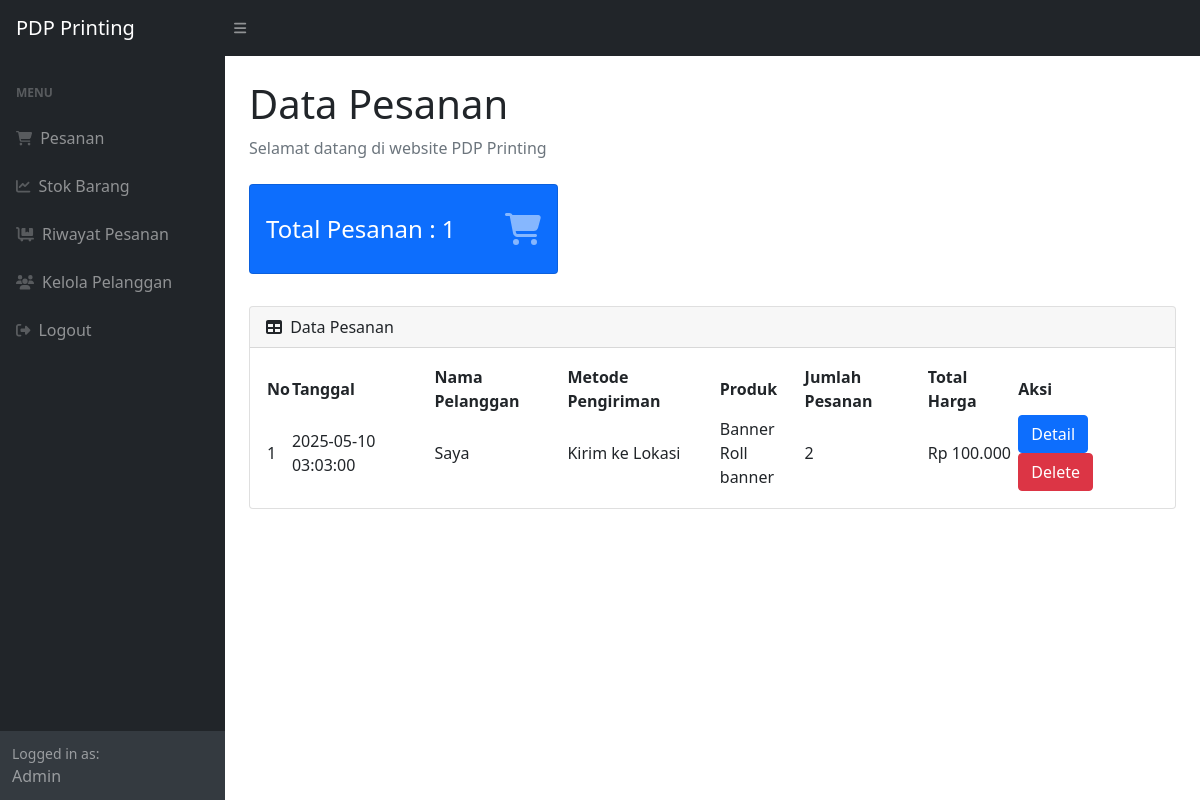
The app's page /Admin/index.php (signed in) with its own data.
### tables this page shows
CREATE TABLE `pesanan` (
  `tgl_pesan` timestamp NOT NULL DEFAULT current_timestamp() ON UPDATE current_timestamp(),
  `nama_pengguna` varchar(50) NOT NULL,
  `idproduk` varchar(20) NOT NULL,
  `jumlah_pesanan` int(11) NOT NULL,
  `metode_pengiriman` enum('Ambil di Tempat','Kirim ke Lokasi') NOT NULL,
  `file` varchar(255) NOT NULL COMMENT 'Stores the uploaded file path	',
  `pesan` text NOT NULL
);

CREATE TABLE `product` (
  `idproduk` varchar(20) NOT NULL,
  `nama_produk` varchar(50) NOT NULL,
  `jenis` varchar(50) NOT NULL,
  `deskripsi` text NOT NULL,
  `ukuran` varchar(50) NOT NULL,
  `harga` int(12) NOT NULL DEFAULT 0
);

### Admin/index.php (the view, shortened to what this page needs)
<?php
require 'cek.php';
$h1 = mysqli_query($c, "SELECT p.*, pr.nama_produk, pr.jenis, pr.ukuran, pr.harga, pl.maps
                       FROM pesanan p
                       JOIN product pr ON p.idproduk = pr.idproduk
                       LEFT JOIN pelanggan pl ON p.nama_pengguna = pl.nama_pengguna");
$h2 = mysqli_num_rows($h1);
?>
<!DOCTYPE html>
<html lang="en">
<head>
    <link href="https://cdn.jsdelivr.net/npm/simple-datatables@latest/dist/style.css" rel="stylesheet" />
    <link href="css/styles.css" rel="stylesheet" />
</head>
<body class="sb-nav-fixed">
    <nav class="sb-topnav navbar navbar-expand navbar-dark bg-dark">
        <a class="navbar-brand ps-3" href="index.php">PDP Printing</a>
        <button class="btn btn-link btn-sm order-1 order-lg-0 me-4 me-lg-0" id="sidebarToggle" href="#!"><i class="fas fa-bars"></i></button>
    </nav>
    <div id="layoutSidenav">
        <div id="layoutSidenav_nav">
            <nav class="sb-sidenav accordion sb-sidenav-dark" id="sidenavAccordion">
                <div class="sb-sidenav-menu">
                    <div class="nav">
                        <div class="sb-sidenav-menu-heading">MENU</div>
                        <a class="nav-link" href="index.php">
                            <div class="sb-nav-link-icon"><i class="fas fa-shopping-cart"></i></div>
                            Pesanan
                        </a>
                        <a class="nav-link" href="stock.php">
                            <div class="sb-nav-link-icon"><i class="fas fa-chart-line"></i></div>
                            Stok Barang
                        </a>
                        <a class="nav-link" href="masuk.php">
                            <div class="sb-nav-link-icon"><i class="fas fa-dolly-flatbed"></i></div>
                            Riwayat Pesanan
                        </a>
                        <a class="nav-link" href="pelanggan.php">
                            <div class="sb-nav-link-icon"><i class="fas fa-users"></i></div>
                            Kelola Pelanggan
                        </a>
                        <a class="nav-link" href="logout.php">
                            <div class="sb-nav-link-icon"><i class="fas fa-sign-out-alt"></i></div>
                            Logout
                        </a>
                    </div>
                </div>
                <div class="sb-sidenav-footer">
                    <div class="small">Logged in as:</div>
                    Admin
                </div>
            </nav>
        </div>
        <div id="layoutSidenav_content">
            <main>
                <div class="container-fluid px-4">
                    <h1 class="mt-4">Data Pesanan</h1>
                    <ol class="breadcrumb mb-4">
                        <li class="breadcrumb-item active">Selamat datang di website PDP Printing</li>
                    </ol>
                    <div class="col-xl-4 col-md-6" style="margin-bottom: 2rem;">
                        <div class="card bg-primary text-white" style="padding: 12px 0;">
                            <div class="card-body d-flex align-items-center justify-content-between">
                                <div>
                                    <h4 class="mb-0">Total Pesanan : <?= $h2; ?></h4>
                                </div>
                                <i class="fas fa-shopping-cart fa-2x text-white-50"></i>
                            </div>
                        </div>
                    </div>
                    <div class="card mb-4">
                        <div class="card-header">
                            <i class="fas fa-table me-1"></i>
                            Data Pesanan
                        </div>
                        <div class="card-body">
                            <table id="datatablesSimple">
                                <thead>
                                    <tr>
                                        <th>No</th>
                                        <th>Tanggal</th>
                                        <th>Nama Pelanggan</th>
                                        <th>Metode Pengiriman</th>
                                        <th>Produk</th>
                                        <th>Jumlah Pesanan</th>
                                        <th>Total Harga</th>
                                        <th>Aksi</th>
                                    </tr>
                                </thead>
                                <tbody>
                                    <?php
                                    $counter = 1;
                                    while ($row = mysqli_fetch_assoc($h1)) {
                                        $totalHarga = $row['harga'] * $row['jumlah_pesanan'];
                                    ?>
                                        <tr>
                                            <td><?= $counter++; ?></td>
                                            <td><?= $row['tgl_pesan'] ?></td>
                                            <td><?= $row['nama_pengguna'] ?></td>
                                            <td><?= $row['metode_pengiriman'] ?></td>
                                            <td>
                                                <?= $row['nama_produk'] ?> <br>
                                                <?= $row['jenis'] ?>
                                            </td>
                                            <td><?= $row['jumlah_pesanan'] ?></td>
                                            <td>Rp <?= number_format($totalHarga, 0, ',', '.') ?></td>
                                            <td>
                                                <button type="button" class="btn btn-primary" data-bs-toggle="modal" data-bs-target="#detail<?= $counter; ?>">
                                                    Detail
                                                </button>
                                                <button type="button" class="btn btn-danger" data-bs-toggle="modal" data-bs-target="#delete<?= $counter; ?>">
                                                    Delete
                                                </button>
                                            </td>
                                        </tr>
                                    <?php } ?>
                                </tbody>
                            </table>
                        </div>
                    </div>
                </div>
            </main>
        </div>
    </div>
</body>
</html>

### records on screen
pesanan: tgl_pesan "2025-05-10 03:03:00", nama_pengguna "Saya", metode_pengiriman "Kirim ke Lokasi", idproduk.nama_produk "Banner", idproduk.jenis "Roll banner", jumlah_pesanan "2", totalHarga "100.000"

### other values on screen
$h2 "1"
